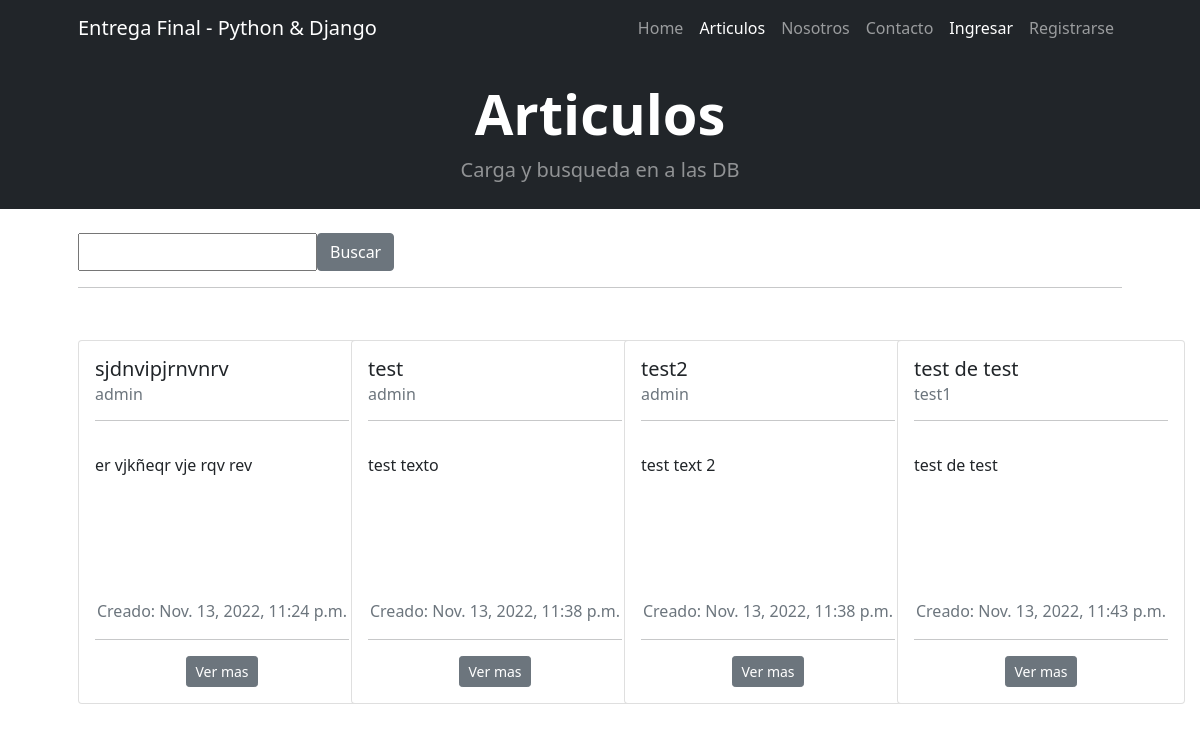
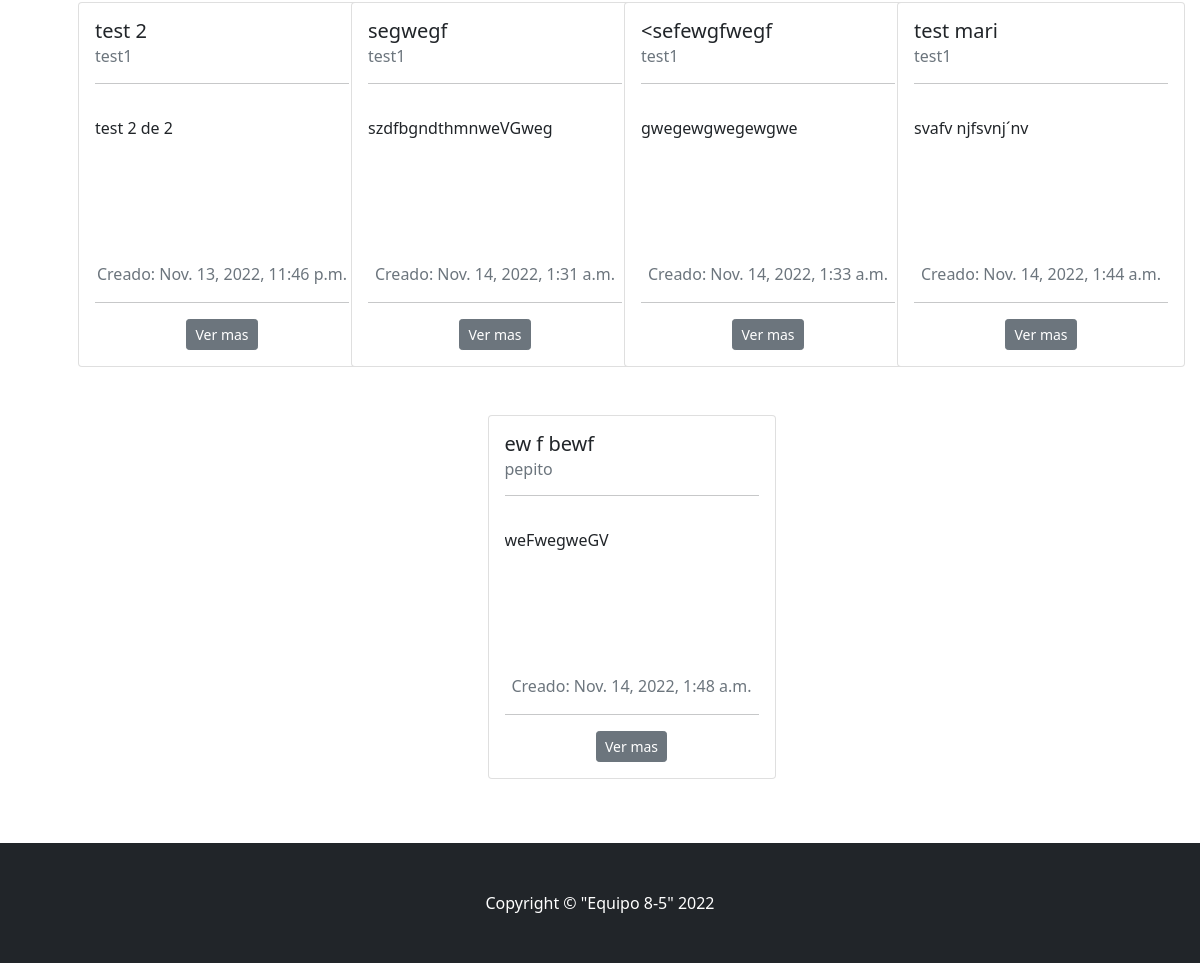
Page /items/ on the earlier database version (2 pictures, top to bottom).
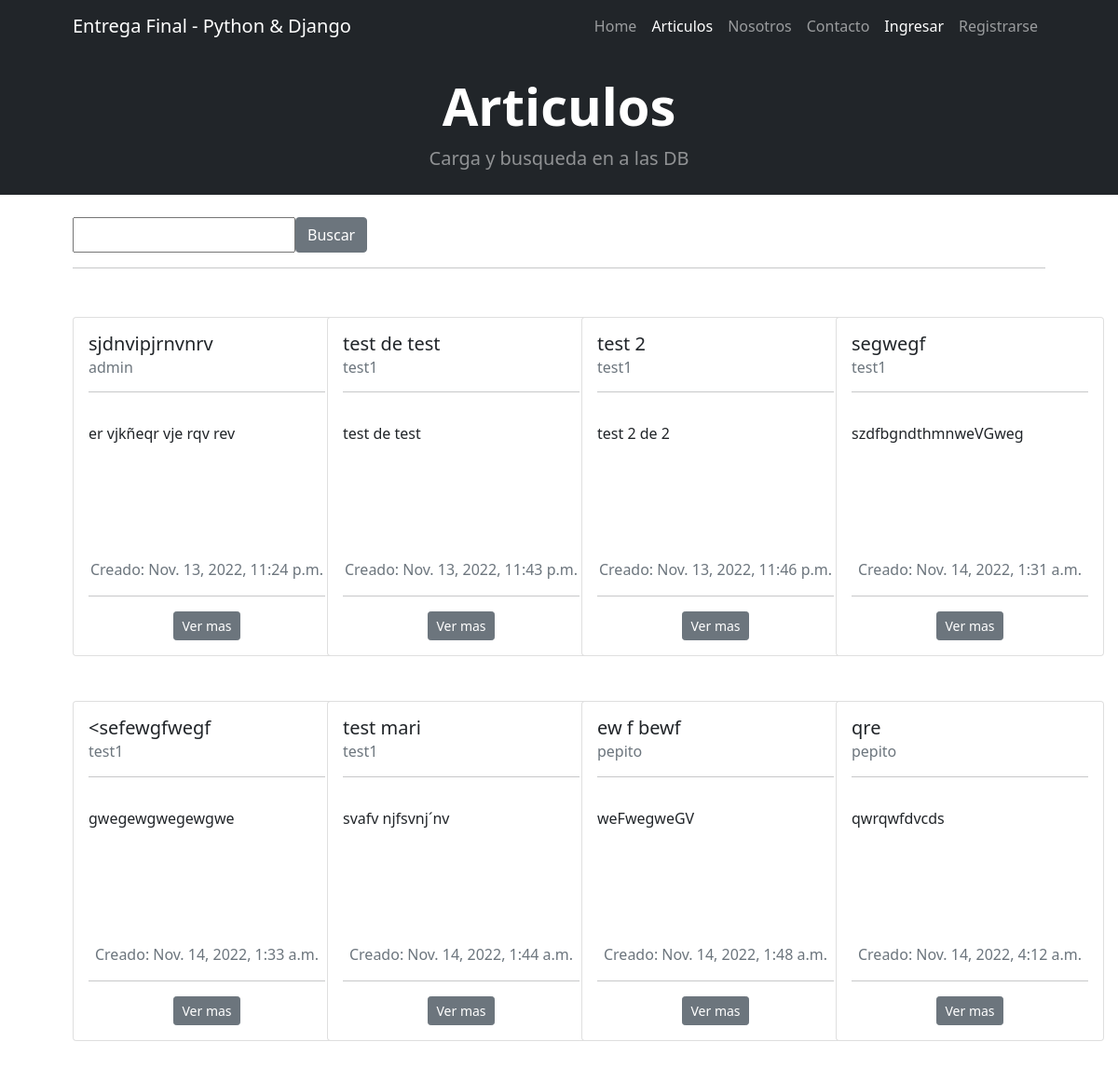
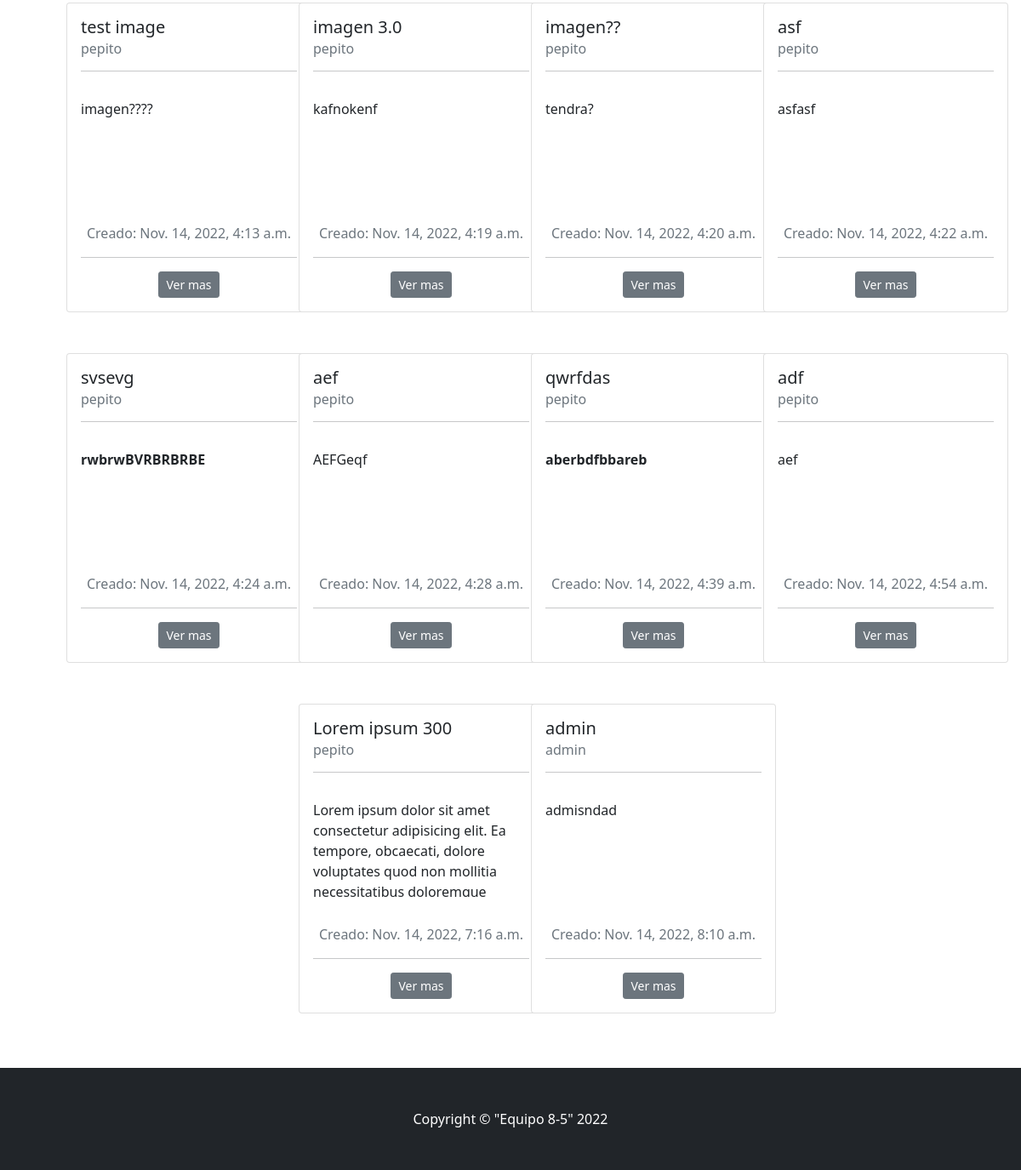
Same page on the later database version (2 pictures, top to bottom).
### items/models.py (models this page shows, shortened)
class New(models.Model):
    tittle = models.CharField(max_length=25)
    body = RichTextField(blank=True, null=True)
    creation_date = models.DateTimeField(auto_now_add=True, blank=True, null=True)
    owner_name = models.ForeignKey(User, on_delete=models.CASCADE)
    image = models.ImageField(upload_to='images/', blank=True, null=True)

### items/views.py (the view)
# urls.py: path('', views.Items.as_view(), name='items'),
class Items(ListView):
    item = New
    template_name = 'items/items.html'
    def get_queryset(self):
        tittle = self.request.GET.get('tittle', '')
        if tittle:
            object_list = self.item.objects.filter(tittle__icontains=tittle)
        else:
            object_list = self.item.objects.all()
        return object_list
    def get_context_data(self, **kwargs):
        context = super().get_context_data(**kwargs)
        context["form"] = SearchNewsForms()
        return context

### items/forms.py
class SearchNewsForms(forms.Form):
    tittle = forms.CharField(max_length=20, label="")

### items/templates/items/items.html (shortened to what this page needs)
{% extends 'bases/base.html' %}
{% block active-page %}
<ul class="navbar-nav ms-auto mb-2 mb-lg-0">
    <li class="nav-item"><a class="nav-link" href={% url 'index' %}>Home</a></li>
    <li class="nav-item"><a class="nav-link  active" aria-current="page" href={% url 'items' %}>Articulos</a></li>
    <li class="nav-item"><a class="nav-link" href={% url 'about' %}>Nosotros</a></li>
    <li class="nav-item"><a class="nav-link" href={% url 'contact' %}>Contacto</a></li>
    {% if request.user.is_authenticated %}
        <li class="nav-item"><a class="nav-link active text-decoration-underline" href={% url 'profile' %}>Hola {{request.user.username}}!</a></li>
        <li class="nav-item"><a class="nav-link" href={% url 'logout' %}>Cerrar Sesion</a></li>
    {% else %}
        <li class="nav-item"><a class="nav-link active" href={% url 'login' %}>Ingresar</a></li>
        <li class="nav-item"><a class="nav-link" href={% url 'register' %}>Registrarse</a></li>
    {% endif %}
</ul>
{% endblock active-page %}
{% block content-block %}
<header class="bg-dark py-3">
    <div class="container px-4 px-lg-5 my-2">
        <div class="text-center text-white">
            <h1 class="display-4 fw-bolder">Articulos</h1>
            <p class="lead fw-normal text-white-50 mb-0">Carga y busqueda en a las DB</p>
        </div>
    </div>
</header>
<section class="py-3">
    <div class="container px-lg-5 my-2">
        <form action={% url 'items' %} method="GET" class="d-flex">
            {{ form }}
            <button class="btn btn-secondary" type="submit">Buscar</button>
        </form>
        <hr>
    </div>
</section>
<section class="py-3">
    <div class="container px-4 px-lg-5 mt-1">
        <div class="row gx-4 gx-lg-5 row-cols-2 row-cols-md-3 row-cols-xl-4 justify-content-center">
            {% if object_list %}
                {% for item in object_list %}
                    <div class="col mb-5">
                        <div class="card" style="width: 18rem;">
                            <div class="card-body mb-0">
                                <h5 class="card-title">{{ item.tittle }}</h5>
                                <h6 class="card-subtitle mb-2 text-muted">{{ item.owner_name }}</h6>
                                <hr>
                                <div class="card-body-text overflow-hidden mt-0 overflow-hidden" style="height: 130px;">
                                    <p>{{ item.body|safe }}</p>
                                </div>
                            </div>
                            <div class="card-body text-center mt-0">
                                <p class="card-text text-muted">Creado: {{ item.creation_date}}</p>
                                <hr>
                                <a class="btn btn-sm btn-secondary" href={% url 'read' item.pk %}>Ver mas</a>
                            </div>
                        </div>
                    </div>
                {% endfor %}
            {% endif %}
        </div>
    </div>
</section>
{% endblock content-block %}

### home/templates/bases/base.html (shortened to what this page needs)
<!DOCTYPE html>
<html lang="en">
    <head>
        {% load static %}
        <link href="https://cdn.jsdelivr.net/npm/bootstrap-icons@1.4.1/font/bootstrap-icons.css" rel="stylesheet" />
        <link href={% static 'css/styles.css' %} rel="stylesheet" />
    </head>
    <body>
        <nav class="navbar navbar-expand-lg navbar-dark bg-dark">
            <div class="container px-5">
                <a class="navbar-brand">Entrega Final - Python & Django</a>
                <div class="collapse navbar-collapse" id="navbarSupportedContent">
                    {% block active-page %}
                    {% endblock active-page %}
                </div>
            </div>
        </nav>
        {% block content-block %}
        {% endblock content-block %}
        <footer class="py-5 bg-dark">
            <div class="container px-5"><p class="m-0 text-center text-white">Copyright &copy; "Equipo 8-5" 2022</p></div>
        </footer>
    </body>
</html>

Differences in the rows shown:
removed New: tittle "test", owner_name "admin", body "test texto", creation_date "Nov. 13, 2022, 11:38 p.m."
removed New: tittle "test2", owner_name "admin", body "test text 2", creation_date "Nov. 13, 2022, 11:38 p.m."
added New: tittle "qre", owner_name "pepito", body "qwrqwfdvcds", creation_date "Nov. 14, 2022, 4:12 a.m."
added New: tittle "test image", owner_name "pepito", body "imagen????", creation_date "Nov. 14, 2022, 4:13 a.m."
added New: tittle "imagen 3.0", owner_name "pepito", body "kafnokenf", creation_date "Nov. 14, 2022, 4:19 a.m."
added New: tittle "imagen??", owner_name "pepito", body "tendra?", creation_date "Nov. 14, 2022, 4:20 a.m."
added New: tittle "asf", owner_name "pepito", body "asfasf", creation_date "Nov. 14, 2022, 4:22 a.m."
added New: tittle "svsevg", owner_name "pepito", body "rwbrwBVRBRBRBE", creation_date "Nov. 14, 2022, 4:24 a.m."
added New: tittle "aef", owner_name "pepito", body "AEFGeqf", creation_date "Nov. 14, 2022, 4:28 a.m."
added New: tittle "qwrfdas", owner_name "pepito", body "aberbdfbbareb", creation_date "Nov. 14, 2022, 4:39 a.m."
added New: tittle "adf", owner_name "pepito", body "aef", creation_date "Nov. 14, 2022, 4:54 a.m."
added New: tittle "Lorem ipsum 300", owner_name "pepito", body "Lorem ipsum dolor sit amet consectetur adipisicing elit. Ea tempore, obcaecati, dolore voluptates quod non mollitia necessitatibus doloremque…", creation_date "Nov. 14, 2022, 7:16 a.m."
added New: tittle "admin", owner_name "admin", body "admisndad", creation_date "Nov. 14, 2022, 8:10 a.m."
